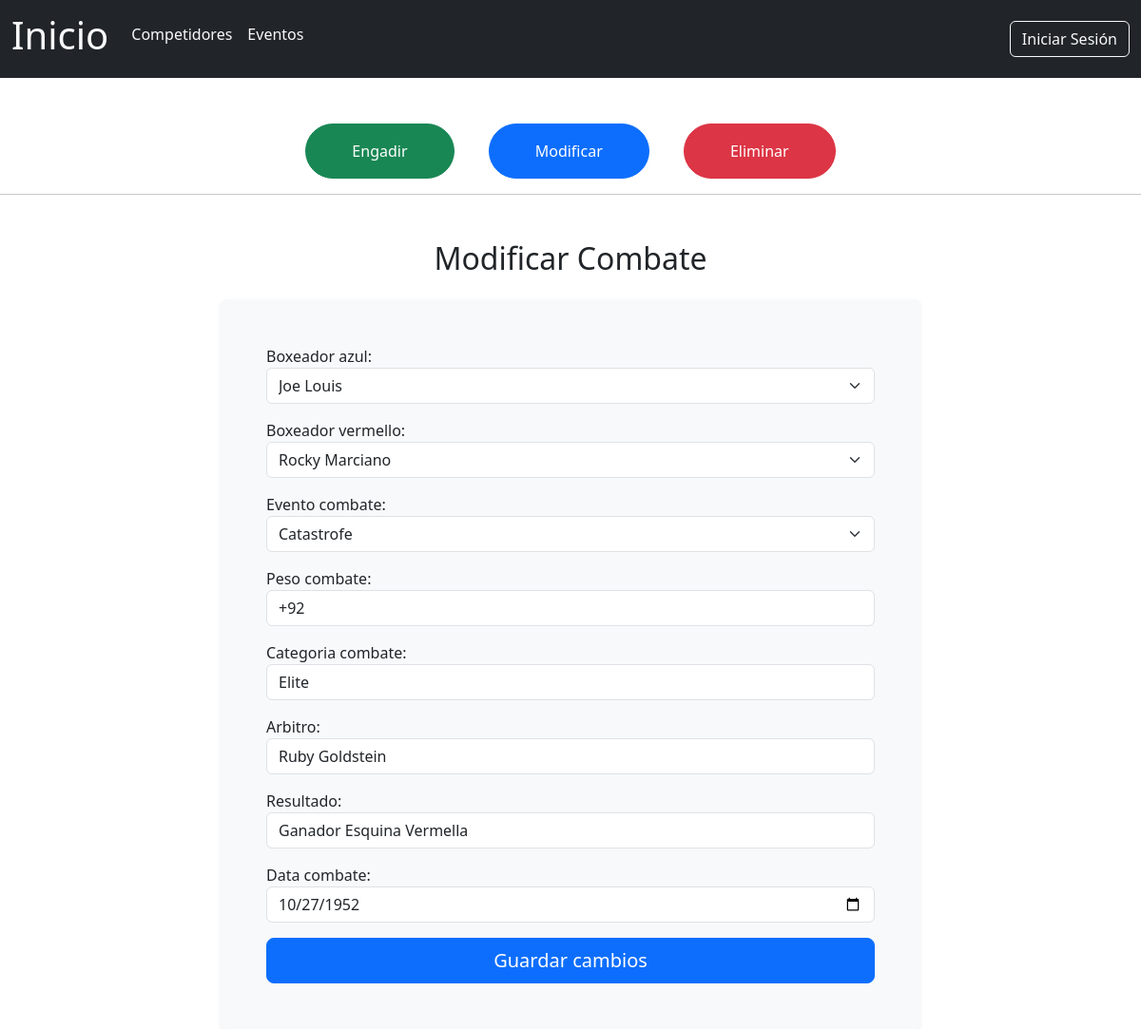
Page /administracion/modificar/combate/1/ on the committed database.
### boxGal/models.py (models this page shows, shortened)
class Combate(models.Model):
    id_combate = models.BigAutoField(auto_created=True, primary_key=True)
    boxeador_azul = models.ForeignKey(Competidor, related_name='combates_azul', on_delete=models.CASCADE)
    boxeador_vermello = models.ForeignKey(Competidor, related_name='combates_vermello', on_delete=models.CASCADE)
    evento_combate = models.ForeignKey(Evento, on_delete=models.CASCADE)
    peso_combate = models.CharField(max_length=255)
    categoria_combate = models.CharField(max_length=255)
    arbitro = models.CharField(max_length=255)
    resultado = models.CharField(max_length=255)
    data_combate = models.DateField()
    likes = models.ManyToManyField(Usuario,related_name='combates_gustados', blank=True)

### boxGal/views.py (the view)
# urls.py: path('administracion/modificar/combate/<int:combate_id>/', views.modificar_combate, name='modificar_combate'),
def modificar_combate(request,combate_id):
  tipo = 'Combate'
  combate = get_object_or_404(Combate, id_combate=combate_id)
  if request.method == 'POST':
    form = CombateForm(request.POST, request.FILES, instance=combate)
    if form.is_valid():
      form.save()
      return redirect('administracion')
  else:
    form = CombateForm(instance=combate)
  return render(request, 'administracion/modificarFormulario.html', {'form':form,'tipo':tipo})

### boxGal/forms.py
class CombateForm(forms.ModelForm):
    class Meta:
        model = Combate
        fields = ['boxeador_azul', 'boxeador_vermello', 'evento_combate', 'peso_combate', 'categoria_combate', 'arbitro', 'resultado', 'data_combate']
        widgets = {
            'boxeador_azul': forms.Select(attrs={'class': 'form-select'}),
            'boxeador_vermello': forms.Select(attrs={'class': 'form-select'}),
            'evento_combate': forms.Select(attrs={'class': 'form-select'}),
            'peso_combate': forms.TextInput(attrs={'class': 'form-control'}),
            'categoria_combate': forms.TextInput(attrs={'class': 'form-control'}),
            'arbitro': forms.TextInput(attrs={'class': 'form-control'}),
            'resultado': forms.TextInput(attrs={'class': 'form-control'}),
            'data_combate': forms.DateInput(attrs={'class': 'form-control', 'type': 'date'}),
        }

### boxGal/models.py (called while the page is built)
    def __str__(self):
        return f"{self.nome_competidor} {self.apelidos_competidor} "

    def __str__(self):
        return self.nome_evento

### boxGal/templates/administracion/modificarFormulario.html (shortened to what this page needs)
{% extends 'header.html' %}
{% block corpo %}
  <div class="container mt-5 text-center">
    <a href="{% url 'engadir' %}" class="btn p-3 px-5 mx-3 btn-success rounded-pill">Engadir</a>
    <a href="{% url 'modificar' %}" class="btn p-3 px-5 mx-3 btn-primary rounded-pill">Modificar</a>
    <a href="{% url 'eliminar' %}" class="btn p-3 px-5 mx-3 btn-danger rounded-pill">Eliminar</a>
  </div>
  <hr />
  <div class="container mt-5">
    <h2 class="text-center mb-4">Modificar {{ tipo }}</h2>
    <div class="row justify-content-center">
      <div class="col-md-8">
        <form method="post" enctype="multipart/form-data" class="bg-light p-5 rounded shadow-sm">
          <div class="mb-3">{{ form.as_p }}</div>
          <button type="submit" class="btn btn-primary btn-lg w-100">Guardar cambios</button>
        </form>
      </div>
    </div>
  </div>
{% endblock %}

### rows in the picture
Combate: boxeador_azul "Joe Louis", boxeador_vermello "Rocky Marciano", evento_combate "Catastrofe", peso_combate "+92", categoria_combate "Elite", arbitro "Ruby Goldstein", resultado "Ganador Esquina Vermella", data_combate "10/27/1952"

### other values in the picture
{{ tipo }} "Combate"
